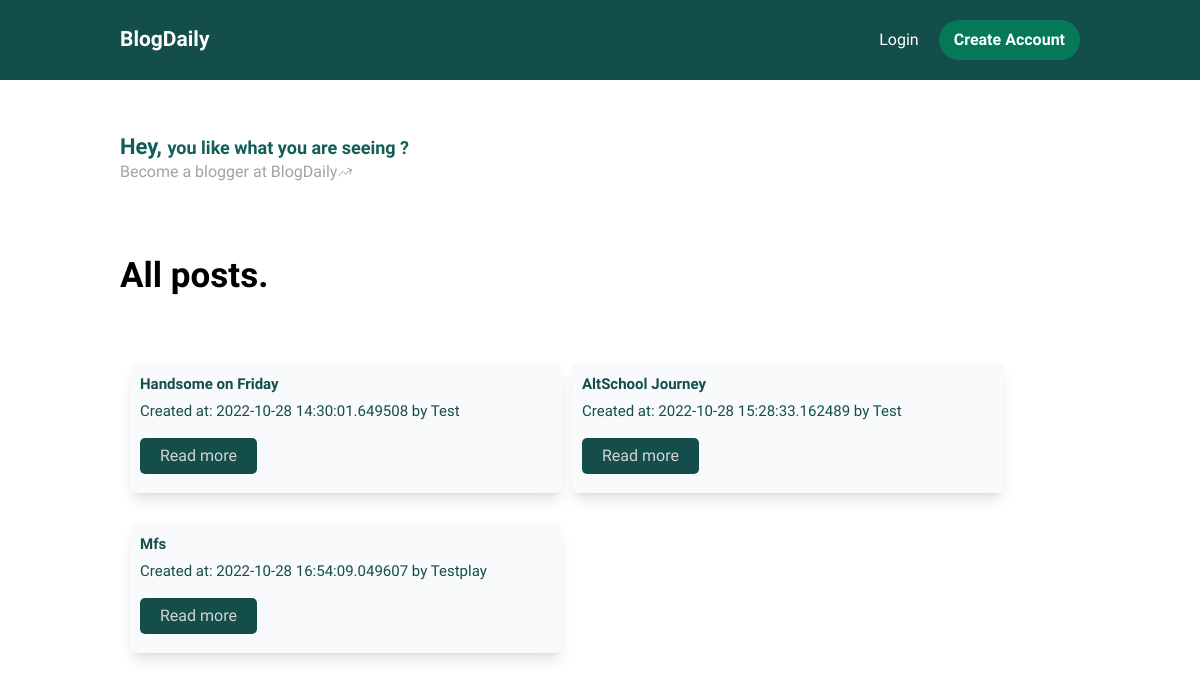
The page / on the database its author committed.
### app.py (models this page shows, shortened)
class Post(db.Model):
    id = db.Column(db.Integer, primary_key=True, unique=True)
    title = db.Column(db.String(100))
    content = db.Column(db.String(1000))
    author = db.Column(db.String(100), nullable=False)
    date = db.Column(db.DateTime, default=datetime.utcnow)

### app.py (the view)
@app.route('/')
def home():
    blogs = Post.query.all()
    return render_template('index.html', blogs=blogs)

### templates/index.html (shortened to what this page needs)
<!DOCTYPE html>
<html lang="en">
<head>
    <script src="https://cdn.tailwindcss.com"></script>
</head>
<body>
    <header class="w-full fixed top-0 left-0 py-[20px] text-[#fff] bg-[#134e4a]">
        <div class="flex justify-between w-[90%] items-center mx-auto md:w-[80%] lg:w-[80%]">
            <div class="font-[700] text-[21px]">BlogDaily</div>
            <div class="md:flex hidden space-x-[20px] justify-between items-center">
                <a href="{{ url_for('login') }}">
                    <div class="font-[500] cursor-pointer text-[16px]">Login</div>
                </a>
                <a href={{ url_for('signup') }}>
                    <div
                        class="font-[700] cursor-pointer bg-[#047857] py-[8px] px-[15px] rounded-full w-fit text-[16px]">
                        Create Account
                    </div>
                </a>
            </div>
        </div>
    </header>
    <div class="mx-auto w-[90%] md:w-[80%] lg:w-[80%] mt-[130px]">
        <div class="font-[600] text-[18px] text-[#115e59]"><span class="font-[700] text-[22px]">Hey, </span>you like
            what you are seeing ?
        </div>
        <div class="font-[500] flex items-center text-[16px] text-[#a8a29e] leading-[17px]">
            <div>Become a blogger at BlogDaily</div>
            <div>
                <svg xmlns="http://www.w3.org/2000/svg" fill="none" viewBox="0 0 24 24" stroke-width="1.5"
                    stroke="currentColor" class="w-4 h-4">
                    <path stroke-linecap="round" stroke-linejoin="round"
                        d="M2.25 18L9 11.25l4.306 4.307a11.95 11.95 0 015.814-5.519l2.74-1.22m0 0l-5.94-2.28m5.94 2.28l-2.28 5.941" />
                </svg>
            </div>
        </div>
        <div class="mt-[60px] w-full py-[10px]">
            <div class="font-[700] text-[#000] text-[25px] md:text-[35px]">All posts.</div>
            <div class="flex flex-row flex-wrap mt-[30px] items-center w-full">
                {% for blog in blogs %}
                <div
                    class="bg-[#f9fafb] h-[130px] mt-[30px] ml-[10px] overflow-y-scroll p-[10px] shadow-lg w-full md:w-[45%] rounded-[6px]">
                    <div class="font-[700] text-[15px] text-[#134e4a]">{{ blog.title }}</div>
                    <div class="font-[500] text-[15px] text-[#134e4a] mt-[5px]">Created at: {{ blog.date }} by {{
                        blog.author }}</div>
                    <div class="mt-[15px]">
                        <a href="{{ url_for('blog', id=blog.id) }}">
                            <button
                                class="bg-teal-900 rounded-[5px] text-stone-300 w-fit text-center py-[6px] px-[20px]">Read
                                more
                            </button>
                        </a>
                    </div>
                </div>
                {% endfor %}
            </div>
        </div>
    </div>
</body>
</html>

### templates/index.html (style rules this page uses)
body { font-family: 'Puritan', sans-serif; }

### rows shown on the page
Post: title "Handsome on Friday", date "2022-10-28 14:30:01.649508", author "Test"
Post: title "AltSchool Journey", date "2022-10-28 15:28:33.162489", author "Test"
Post: title "Mfs", date "2022-10-28 16:54:09.049607", author "Testplay"
